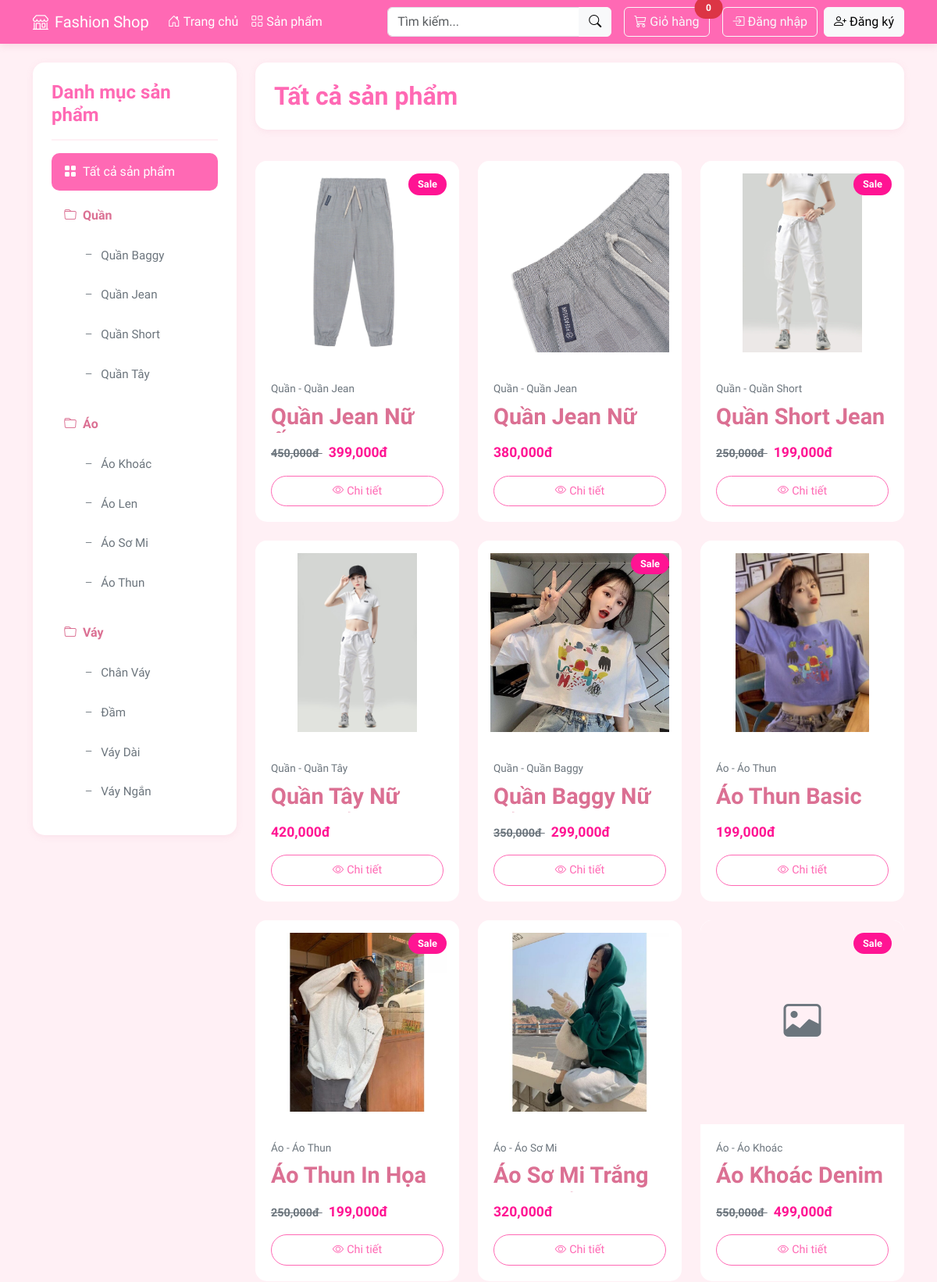
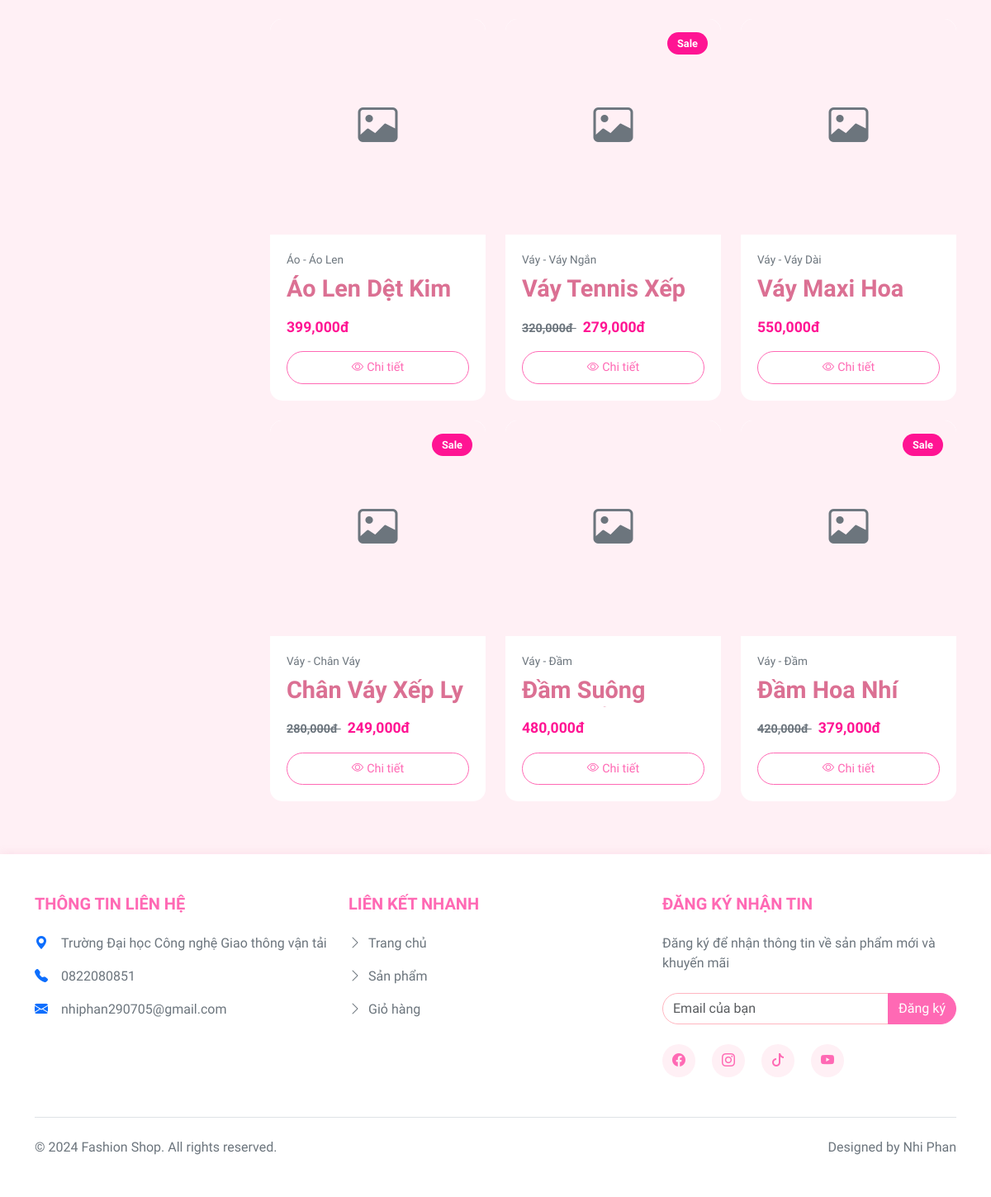
/products.php, run on the app's committed database (2 pictures, top to bottom).
### tables this page shows
CREATE TABLE `categories` (
  `id` int NOT NULL AUTO_INCREMENT,
  `name` varchar(100) NOT NULL,
  `description` text,
  `parent_id` int DEFAULT NULL,
  `created_at` timestamp NULL DEFAULT CURRENT_TIMESTAMP,
  PRIMARY KEY (`id`),
  KEY `parent_id` (`parent_id`)
);

CREATE TABLE `products` (
  `id` int NOT NULL AUTO_INCREMENT,
  `category_id` int DEFAULT NULL,
  `name` varchar(200) NOT NULL,
  `description` text,
  `price` decimal(10,2) NOT NULL,
  `sale_price` decimal(10,2) DEFAULT NULL,
  `stock` int DEFAULT '0',
  `featured` tinyint(1) DEFAULT '0',
  `views` int DEFAULT '0',
  `created_at` timestamp NULL DEFAULT CURRENT_TIMESTAMP,
  PRIMARY KEY (`id`),
  KEY `category_id` (`category_id`)
);

CREATE TABLE `product_images` (
  `id` int NOT NULL AUTO_INCREMENT,
  `product_id` int NOT NULL,
  `image_path` varchar(255) NOT NULL,
  `is_main` tinyint(1) DEFAULT '0',
  PRIMARY KEY (`id`),
  KEY `product_id` (`product_id`)
);

### products.php (the view, shortened to what this page needs)
<?php
require_once 'config/database.php';
$search = isset($_GET['search']) ? $_GET['search'] : '';
$category_id = isset($_GET['category']) ? (int)$_GET['category'] : 0;
$sql = "SELECT * FROM categories WHERE parent_id IS NULL";
$parent_categories = mysqli_query($conn, $sql);
$sql = "SELECT c.*, pc.name as parent_name
        FROM categories c
        LEFT JOIN categories pc ON c.parent_id = pc.id
        WHERE c.parent_id IS NOT NULL
        ORDER BY pc.name, c.name";
$sub_categories = mysqli_query($conn, $sql);
$sql = "SELECT p.*, c.name as category_name, pc.name as parent_category_name, pi.image_path
        FROM products p
        LEFT JOIN categories c ON p.category_id = c.id
        LEFT JOIN categories pc ON c.parent_id = pc.id
        LEFT JOIN product_images pi ON p.id = pi.product_id AND pi.is_main = 1
        WHERE 1=1";
$sql .= " ORDER BY p.created_at DESC";
$result = mysqli_query($conn, $sql);
include 'includes/header.php';
include 'includes/navbar.php';
?>
<div class="container mt-4">
    <div class="row">
        <div class="col-md-3">
            <div class="category-sidebar">
                <h4 class="category-title mb-3">Danh mục sản phẩm</h4>
                <div class="category-list">
                    <a href="products.php"
                       class="category-item <?php echo !$category_id ? 'active' : ''; ?>">
                        <i class="bi bi-grid-fill me-2"></i>
                        Tất cả sản phẩm
                    </a>
                    <?php while ($parent = mysqli_fetch_assoc($parent_categories)): ?>
                        <div class="category-group mb-2">
                            <a href="products.php?category=<?php echo $parent['id']; ?>"
                               class="category-parent <?php echo $category_id == $parent['id'] ? 'active' : ''; ?>">
                                <i class="bi bi-folder me-2"></i>
                                <?php echo $parent['name']; ?>
                            </a>
                            <?php
                            mysqli_data_seek($sub_categories, 0);
                            while ($sub = mysqli_fetch_assoc($sub_categories)):
                                if ($sub['parent_id'] == $parent['id']):
                            ?>
                                <a href="products.php?category=<?php echo $sub['id']; ?>"
                                   class="category-child <?php echo $category_id == $sub['id'] ? 'active' : ''; ?>">
                                    <i class="bi bi-dash me-2"></i>
                                    <?php echo $sub['name']; ?>
                                </a>
                            <?php
                                endif;
                            endwhile;
                            ?>
                        </div>
                    <?php endwhile; ?>
                </div>
            </div>
        </div>
        <div class="col-md-9">
            <div class="products-header mb-4">
                <div class="d-flex justify-content-between align-items-center">
                    <h2 class="mb-0">
                        <?php
                        if ($search) {
                            echo 'Kết quả tìm kiếm: "' . htmlspecialchars($search) . '"';
                        } else {
                            echo 'Tất cả sản phẩm';
                        }
                        ?>
                    </h2>
                </div>
            </div>
            <?php if (mysqli_num_rows($result) > 0): ?>
                <div class="products-grid">
                    <?php while ($product = mysqli_fetch_assoc($result)): ?>
                        <div class="product-card fade-in">
                            <div class="product-image-wrapper">
                                <?php if ($product['image_path']): ?>
                                    <img src="assets/images/products/<?php echo $product['image_path']; ?>"
                                         class="product-image"
                                         alt="<?php echo $product['name']; ?>">
                                <?php else: ?>
                                    <div class="product-image no-image">
                                        <i class="bi bi-image"></i>
                                    </div>
                                <?php endif; ?>
                                <?php if ($product['sale_price']): ?>
                                    <div class="product-badge">Sale</div>
                                <?php endif; ?>
                            </div>
                            <div class="product-info">
                                <div class="product-category">
                                    <?php echo $product['parent_category_name'] . ' - ' . $product['category_name']; ?>
                                </div>
                                <h3 class="product-title"><?php echo $product['name']; ?></h3>
                                <div class="product-price">
                                    <?php if ($product['sale_price']): ?>
                                        <span class="original-price">
                                            <?php echo number_format($product['price']); ?>đ
                                        </span>
                                        <span class="sale-price">
                                            <?php echo number_format($product['sale_price']); ?>đ
                                        </span>
                                    <?php else: ?>
                                        <span class="sale-price">
                                            <?php echo number_format($product['price']); ?>đ
                                        </span>
                                    <?php endif; ?>
                                </div>
                                <div class="product-buttons">
                                    <a href="product-detail.php?id=<?php echo $product['id']; ?>"
                                       class="btn btn-outline-primary">
                                        <i class="bi bi-eye me-1"></i>Chi tiết
                                    </a>
                                </div>
                            </div>
                        </div>
                    <?php endwhile; ?>
                </div>
            <?php endif; ?>
        </div>
    </div>
</div>
<?php include 'includes/footer.php'; ?>

### assets/css/style.css (style rules this page uses)
:root { --primary: #FF69B4; --secondary: #FFB6C1; --light: #FFF0F5; --dark: #DB7093; --accent: #FF1493; --white: #FFFFFF; --gray: #6c757d; }
body { background-color: var(--light); font-family: 'Quicksand', sans-serif; }
.btn-outline-primary { color: var(--primary); border-color: var(--primary); }
.fade-in { animation: fadeIn 0.8s ease-out; }
.sale-price { color: var(--primary); }
.product-card { height: 100%; background: var(--white); border-radius: 15px; overflow: hidden; transition: transform 0.3s ease, box-shadow 0.3s ease; }
.product-image-wrapper { position: relative; width: 100%; padding-top: 100%; background-color: var(--white); overflow: hidden; }
.product-image { position: absolute; top: 0; left: 0; width: 100%; height: 100%; object-fit: contain; padding: 1rem; transition: transform 0.3s ease; }
.product-info { padding: 1.25rem; }
.product-title { font-size: 1rem; font-weight: 600; color: var(--dark); margin-bottom: 0.75rem; height: 2.4rem; overflow: hidden; display: -webkit-box; -webkit-line-clamp: 2; -webkit-box-orient: vertical; }
.product-price { font-size: 1.1rem; font-weight: 700; color: var(--accent); margin-bottom: 1rem; }
.product-price .original-price { color: var(--gray); text-decoration: line-through; font-size: 0.9rem; margin-right: 0.5rem; }
.product-price .sale-price { color: var(--accent); }
.product-buttons { display: flex; gap: 0.5rem; }
.product-buttons .btn { flex: 1; border-radius: 20px; font-size: 0.9rem; padding: 0.5rem 1rem; transition: all 0.3s ease; }
.no-image { background-color: var(--light); display: flex; align-items: center; justify-content: center; color: var(--gray); font-size: 3rem; }
.products-grid { display: grid; grid-template-columns: repeat(auto-fill, minmax(250px, 1fr)); gap: 1.5rem; padding: 1rem 0; }
.category-sidebar { background-color: var(--white); border-radius: 15px; padding: 1.5rem; box-shadow: 0 2px 10px rgba(219, 112, 147, 0.1); }
.category-title { color: var(--primary); font-weight: 600; padding-bottom: 1rem; border-bottom: 2px solid var(--light); }
.category-list { display: flex; flex-direction: column; gap: 0.5rem; margin-top: 1rem; }
.category-item, .category-parent, .category-child { display: flex; align-items: center; padding: 0.75rem 1rem; color: var(--gray); text-decoration: none; border-radius: 10px; transition: all 0.3s ease; }
.category-parent { font-weight: 600; color: var(--dark); }
.category-child { padding-left: 2.5rem; font-size: 0.95rem; }
.category-item.active, .category-parent.active, .category-child.active { background-color: var(--primary); color: var(--white); }
.category-group { display: flex; flex-direction: column; gap: 0.25rem; }
.product-badge { position: absolute; top: 1rem; right: 1rem; background-color: var(--accent); color: var(--white); padding: 0.25rem 0.75rem; border-radius: 20px; font-size: 0.8rem; font-weight: 600; z-index: 1; }
.product-category { font-size: 0.85rem; color: var(--gray); margin-bottom: 0.5rem; }
.products-header { background-color: var(--white); padding: 1.5rem; border-radius: 15px; box-shadow: 0 2px 10px rgba(219, 112, 147, 0.1); }
.products-header h2 { color: var(--primary); font-weight: 600; }
.product-title { color: var(--dark); font-size: 1.8rem; font-weight: 600; }

### data on the page
categories: name "Quần"
categories: name "Quần Baggy"
categories: name "Quần Jean"
categories: name "Quần Short"
categories: name "Quần Tây"
categories: name "Áo"
categories: name "Áo Khoác"
categories: name "Áo Len"
categories: name "Áo Sơ Mi"
categories: name "Áo Thun"
categories: name "Váy"
categories: name "Chân Váy"
categories: name "Đầm"
categories: name "Váy Dài"
categories: name "Váy Ngắn"
products: product_images.image_path (picture), shows "Sale", categories.name "Quần", category.name "Quần Jean", name "Quần Jean…", price "450,000", sale_price "399,000"
products: product_images.image_path (picture), categories.name "Quần", category.name "Quần Jean", name "Quần Jean…", price "380,000"
products: product_images.image_path (picture), shows "Sale", categories.name "Quần", category.name "Quần Short", name "Quần Short…", price "250,000", sale_price "199,000"
products: product_images.image_path (picture), categories.name "Quần", category.name "Quần Tây", name "Quần Tây…", price "420,000"
products: product_images.image_path (picture), shows "Sale", categories.name "Quần", category.name "Quần Baggy", name "Quần Baggy…", price "350,000", sale_price "299,000"
products: product_images.image_path (picture), categories.name "Áo", category.name "Áo Thun", name "Áo Thun…", price "199,000"
products: product_images.image_path (picture), shows "Sale", categories.name "Áo", category.name "Áo Thun", name "Áo Thun In…", price "250,000", sale_price "199,000"
products: product_images.image_path (picture), categories.name "Áo", category.name "Áo Sơ Mi", name "Áo Sơ Mi…", price "320,000"
products: shows "Sale", categories.name "Áo", category.name "Áo Khoác", name "Áo Khoác Denim", price "550,000", sale_price "499,000"
products: categories.name "Áo", category.name "Áo Len", name "Áo Len Dệt Kim", price "399,000"
products: shows "Sale", categories.name "Váy", category.name "Váy Ngắn", name "Váy Tennis…", price "320,000", sale_price "279,000"
products: categories.name "Váy", category.name "Váy Dài", name "Váy Maxi Hoa", price "550,000"
products: shows "Sale", categories.name "Váy", category.name "Chân Váy", name "Chân Váy Xếp Ly", price "280,000", sale_price "249,000"
products: categories.name "Váy", category.name "Đầm", name "Đầm…", price "480,000"
products: shows "Sale", categories.name "Váy", category.name "Đầm", name "Đầm Hoa Nhí", price "420,000", sale_price "379,000"

### other printed values
$cart_count "0"
